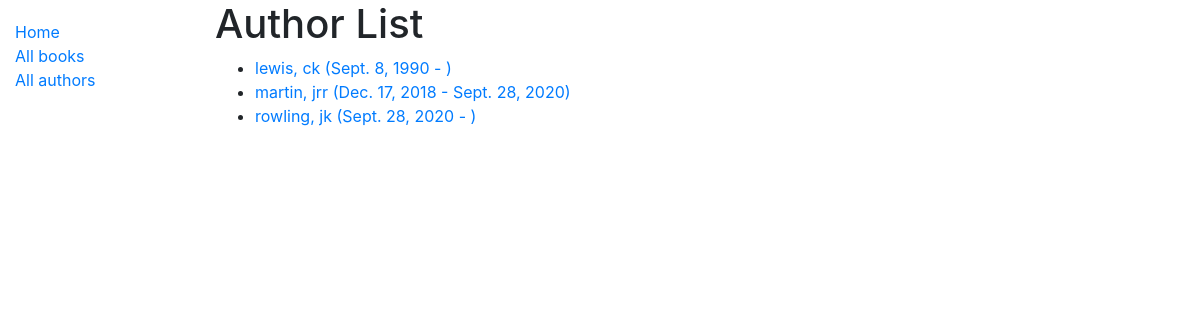
Screenshot of /catalog/authors/ with the database file from the repository.
### catalog/models.py (models this page shows)
class Author(models.Model):
    first_name = models.CharField(max_length=100)
    last_name = models.CharField(max_length=100)
    date_of_birth = models.DateField(null=True, blank=True)
    date_of_death = models.DateField('Died', null=True, blank=True)
    class Meta:
        ordering = ['last_name', 'first_name']
    def get_absolute_url(self):
        return reverse('author-detail', args=[str(self.id)])
    def __str__(self):
        return f'{self.last_name}, {self.first_name}'

### catalog/views.py (the view)
# urls.py: path('authors/', views.AuthorListView.as_view(), name='authors'),
class AuthorListView(generic.ListView):
    model = Author
    paginate_by = 10

### catalog/templates/catalog/author_list.html
{% extends "base_generic.html" %}
{% block content %}
<h1>Author List</h1>
{% if author_list %}
  <ul>
  {% for author in author_list %}
    <li>
      <a href="{{ author.get_absolute_url }}">
      {{ author }} ({{author.date_of_birth}} - {% if author.date_of_death %}{{author.date_of_death}}{% endif %})
      </a>
    </li>
  {% endfor %}
 </ul>
{% else %}
  <p>There are no authors available.</p>
{% endif %}
{% endblock %}

### rows the page displays
Author: last_name+first_name "lewis, ck", date_of_birth "Sept. 8, 1990"
Author: last_name+first_name "martin, jrr", date_of_birth "Dec. 17, 2018", date_of_death "Sept. 28, 2020"
Author: last_name+first_name "rowling, jk", date_of_birth "Sept. 28, 2020"
